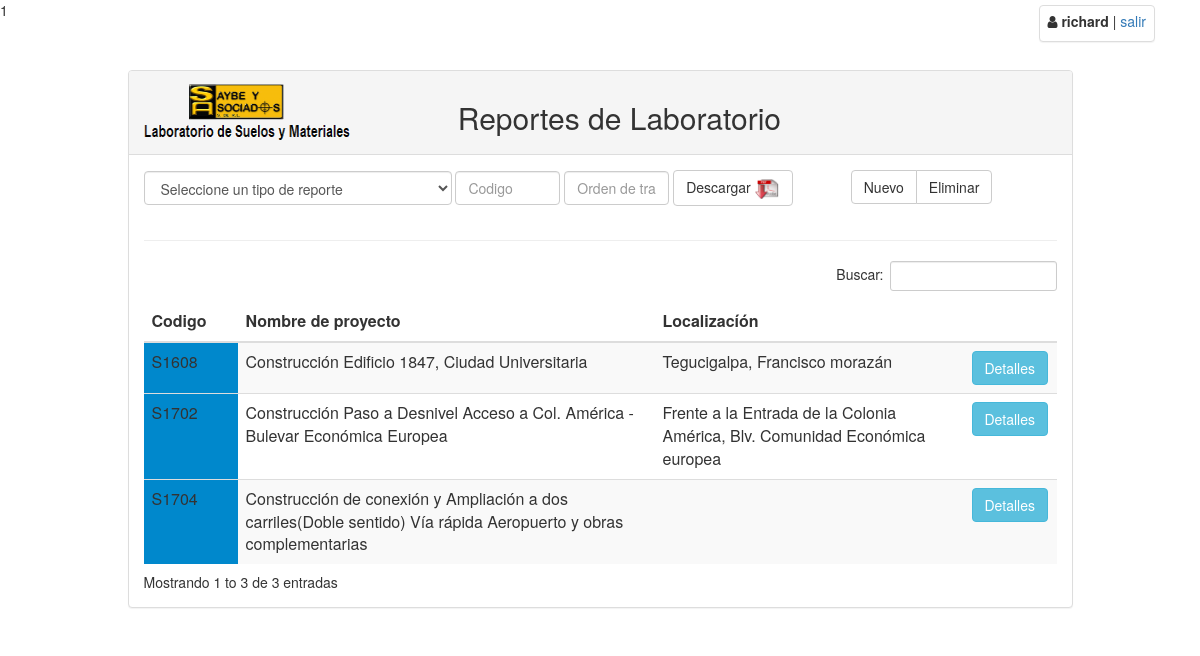
Screenshot of /lab/index.php (signed in) with the database file from the repository.
### tables this page shows
CREATE TABLE `tbl_proyecto` (
  `id_codigo_proyecto` varchar(10) NOT NULL,
  `id_cliente` int(10) NOT NULL,
  `nombre_proyecto` varchar(255) NOT NULL,
  `nombre_proyecto_abreviado` varchar(255) NOT NULL,
  `ubicacion` varchar(255) DEFAULT NULL,
  `fecha_inicio` date DEFAULT NULL,
  `fecha_fin` date DEFAULT NULL,
  `fecha_registro` datetime NOT NULL,
  `activo` int(1) NOT NULL
);

### class/class_conexion.php (called while the page is built, shortened)
<?php
	class Conexion{
		private $usuario="root";
		private $contrasena="";
		private $host="localhost";
		private $baseDatos="db_saybe";
		private $puerto="3306";
		private $link;
		public function establecerConexion(){
			$this->link = mysqli_connect($this->host, $this->usuario, $this->contrasena, $this->baseDatos, $this->puerto);
			mysqli_set_charset($this->link,"utf8");
		}
		public function ejecutarInstruccion($sql){
			return mysqli_query($this->link, $sql);
		}
		public function obtenerFila($resultado){
			return mysqli_fetch_array($resultado);
		}
	}
?>

### lab/index.php (the view, shortened to what this page needs)
<?php
include_once("../class/class_conexion.php");
$miConexion = new Conexion();
?>
<!DOCTYPE html>
<html>
<head>
	<link href="../css/datatables.css" rel="stylesheet" >
	<link href="../css/bootstrap.min.css" rel="stylesheet">
	<link href="//maxcdn.bootstrapcdn.com/font-awesome/4.2.0/css/font-awesome.min.css" rel="stylesheet">
 	<link rel="stylesheet" href="../css/jquery-ui.css">
</head>
<body>
	<div class="container">
		<div class="row">
			<br>
			<div class="row">
				<div class="top-right-fixed">
					<div class="panel panel-default pull-right padding">
							<i class="fa fa-user" aria-hidden="true"></i>
							<label id="lblUsuario"><?php echo $_SESSION['nombreUsuario'] ?></label> |
							<a href="../usuario/cerrar_sesion.php">salir</a>
					</div>
				</div>
			</div>
			<div class="col-lg-10 col-lg-offset-1">
				<div class="panel panel-default">
				  <div class="panel-heading">
				  	<div class="row">
				  		<div class="col-sm-4">
				  		<img src="../imagenes/saybelogo.png">
				  		</div>
				  		<div class="col-sm-6">
				  			<h2>Reportes de Laboratorio</h2>
				  		</div>
				  	</div>
				  </div>
				  <div class="panel-body">
				  		<div class="row">
				  			<div class="col-sm-9">
			  						<form class="form-inline">
			  							<div class="form-group">
			  								<select class="form-control" name="tiposReporte">
			  								  <option>Seleccione un tipo de reporte</option>
											</select>
			  							</div>
			  							<div class="form-group">
			  								<input type="text" class="form-control" size="8" id="txtCodProyecto" placeholder="Codigo">
			  							</div>
			  							<div class="form-group">
			  								<input type="text" class="form-control" size="8" id="txtOrden" placeholder="Orden de trabajo">
			  							</div>
			  							<div class="form-group">
			  								<a  onclick="descargar()"  href="#" class="btn btn-default ">Descargar <img src="../imagenes/pdf.png" width="25" height="20"/></a>
			  							</div>
			  						</form>
				  			</div>
				  			<div class="col-sm-3">
			  					<div class="btn-group" role="group" aria-label="...">
								  <button type="button" class="btn btn-default" data-toggle="modal" data-target="#myModal" >
								  Nuevo
								  </button>
								  <button type="button" class="btn btn-default"> Eliminar </button>
								</div>
				  			</div>
				  		</div>
				  	<hr>
				    <table class="table table-striped" id="tablaProyectos">
				    	<thead>
			    			<th>Codigo  </th>
			    			<th>Nombre de proyecto</th>
			    			<th>Localizacíón</th>
			    			<th></th>
				    	</thead>
				    	<tbody>
				    <?php
					    $consultaSQL = "select id_codigo_proyecto, nombre_proyecto, ubicacion from tbl_proyecto";
						$resultado = $miConexion->ejecutarInstruccion($consultaSQL);
						while ($fila = $miConexion->obtenerFila($resultado)){
					?>
							<tr>
								<td class="td-bkc"> <?php echo $fila['id_codigo_proyecto']?> </td>
								<td><?php echo $fila['nombre_proyecto']?></td>
								<td><?php echo $fila['ubicacion']?></td>
								<td><button class="btn btn-info " onclick="verDetalles();">Detalles</button></td>
							</tr>
					<?php 	}
				    ?>
				    	</tbody>
				    </table>
				  </div>
				</div>
			</div>
		</div>
	</div>
</body>
</html>

### lab/index.php (style rules this page uses)
.td-bkc { background-color: #0088CC; }
.top-right-fixed { top: 0px; right: 40px; position: fixed; width: 200px; height: 50px; padding: 5px; }
.padding { padding-left: 8px; padding-right: 8px; padding-top: 5px; padding-bottom: 5px; }

### rows the page displays
tbl_proyecto: id_codigo_proyecto "S1608", nombre_proyecto "Construcción Edificio 1847, Ciudad Universitaria", ubicacion "Tegucigalpa, Francisco morazán"
tbl_proyecto: id_codigo_proyecto "S1702", nombre_proyecto "Construcción Paso a Desnivel Acceso a Col. América - Bulevar Económica Europea", ubicacion "Frente a la Entrada de la Colonia América, Blv. Comunidad Económica europea"
tbl_proyecto: id_codigo_proyecto "S1704", nombre_proyecto "Construcción de conexión y Ampliación a dos carriles(Doble sentido) Vía rápida Aeropuerto y obras complementarias"

### other values shown
$_SESSION['nombreUsuario'] "richard"
